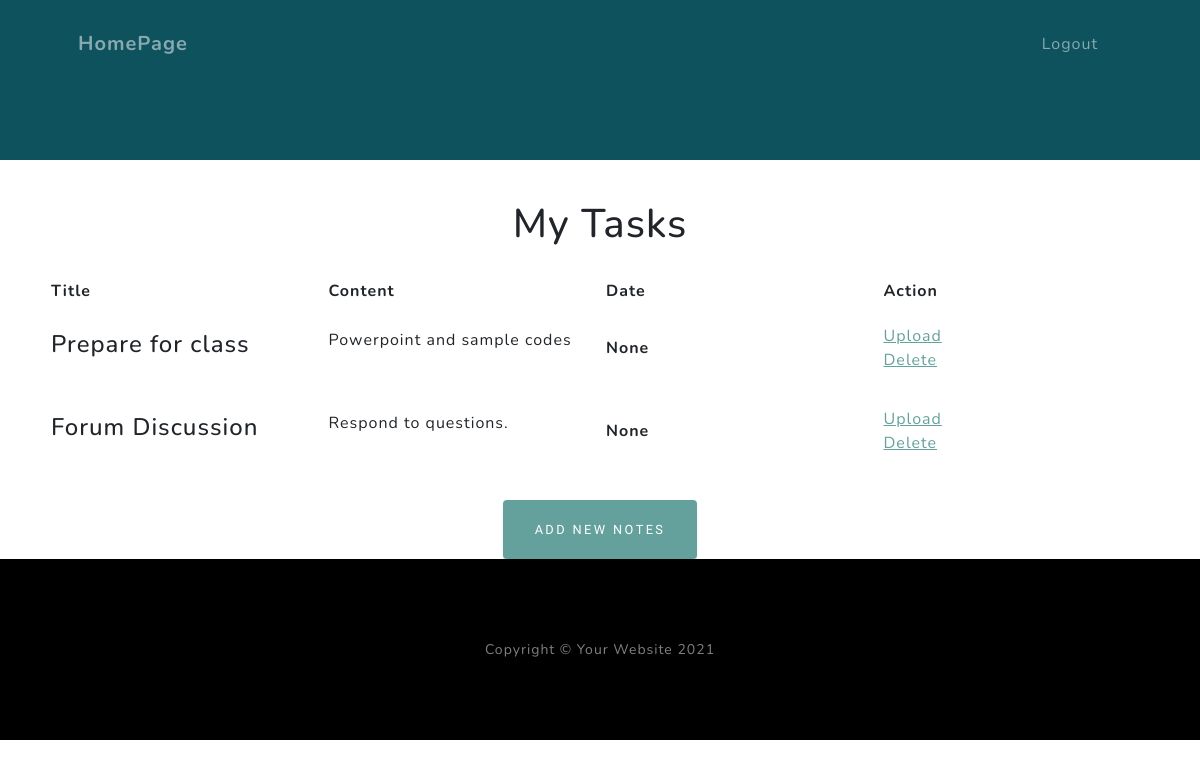
The page /my-notes (signed in) on the database as committed earlier.
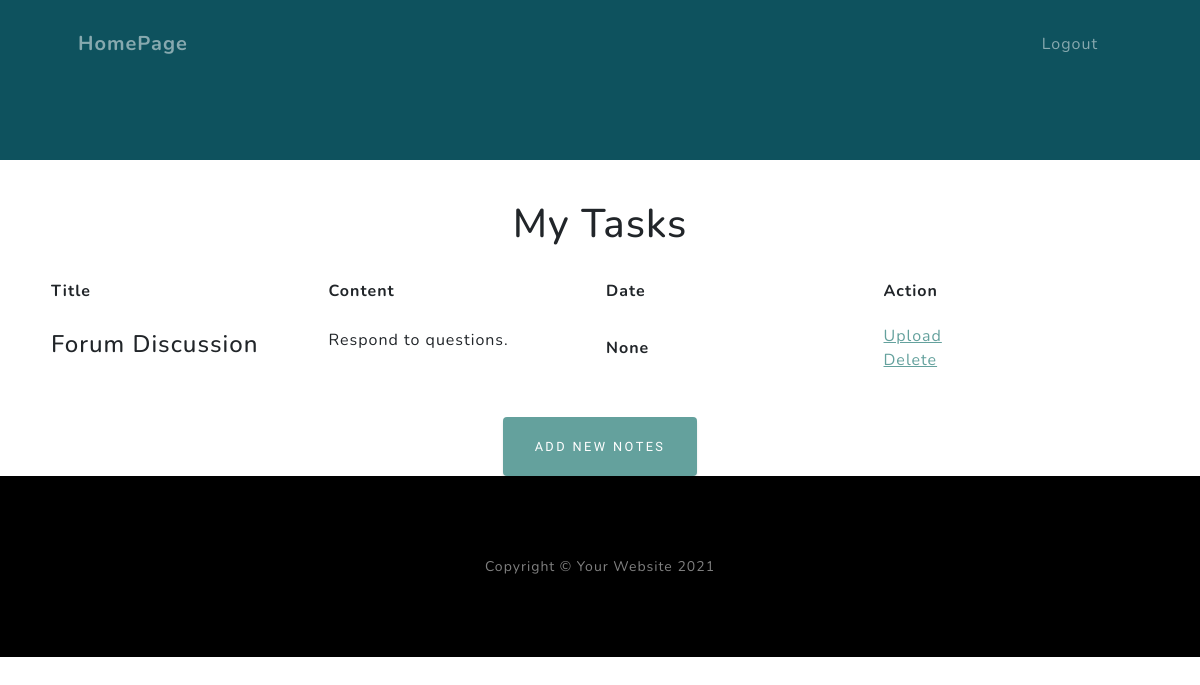
The same page on the database as committed later.
### app.py (models this page shows)
class Note(db.Model):#笔记类
    id = db.Column(db.Integer, primary_key=True)
    title = db.Column(db.String(25))
    note_body = db.Column(db.Text)
    note_writer = db.Column(db.Integer, db.ForeignKey('user.id'), nullable=False)
    exp_date = db.Column(db.String)

### app.py (the view)
@app.route('/my-notes', methods=['GET','POST'])
@login_required
def view_notes():
    user = User.query.filter_by(id = current_user.get_id()).first()
    if user.admin:#判断用户是否为admin
        notes = Note.query.all()
        return render_template('my_notes.html', notes=notes, title='All Tasks',admin = user.admin)
    else:
        notes = Note.query.filter_by(writer=current_user).all()#这里的writer是flaskform的属性
        return render_template('my_notes.html', notes=notes, title='My Tasks')

### app.py (called while the page is built)
@login_manager.user_loader#加载用户时需要做的事情
def load_user(user_id):
    return User.query.get(int(user_id))#从数据库中得到用户数据返回一个用户实例

### templates/my_notes.html (shortened to what this page needs)
{% extends "base.html" %}
{% block nav %}
  <nav class="navbar navbar-expand-lg navbar-light fixed-top" id="mainNav">
    <div class="container px-4 px-lg-5">
        <a class="navbar-brand" href="{{url_for('index')}}">HomePage</a>
        <div class="collapse navbar-collapse" id="navbarResponsive">
            <ul class="navbar-nav ms-auto">
                <li class="nav-item"><a class="nav-link" href="{{url_for('logout')}}">Logout</a></li>
            </ul>
        </div>
    </div>
  </nav>
{% endblock %}
{% block content %}
    <h1>{{title}}</h1>
    <center>
        {% if notes|length < 1 %}
            <h4 id="reminder">尚未创建表格，请点击下方按钮创建</h4>
        {% else %}
            <table>
                <tr>
                    <th>Title</th>
                    <th>Content</th>
                    <th>Date</th>
                    <th>Action</th>
                </tr>
                {% for note in notes %}
                    <tr>
                        <td><h4>{{note.title}}</h4></td>
                        <td><p>{{note.note_body}}</p></td>
                        <td><b>{{note.exp_date}}</b></td>
                        <td id="last_td">
                            <a href="{{url_for('upload_note', note_id=note.id)}}">Upload</a>
                            <br>
                            <a href="{{url_for('delete_note', note_id=note.id)}}">Delete</a>
                        </td>
                    </tr>
                {% endfor %}
            </table>
        {% endif %}
        <div class="text-center">
            <a class="btn btn-primary" id="add_note" href="{{url_for('new_note')}}">Add New Notes</a>
        </div>
    </center>
{% endblock %}

Rows that differ between the two databases and show on the page:
no longer on this page (row edited): Note: title "Prepare for class", note_body "Powerpoint and sample codes", exp_date "None"
